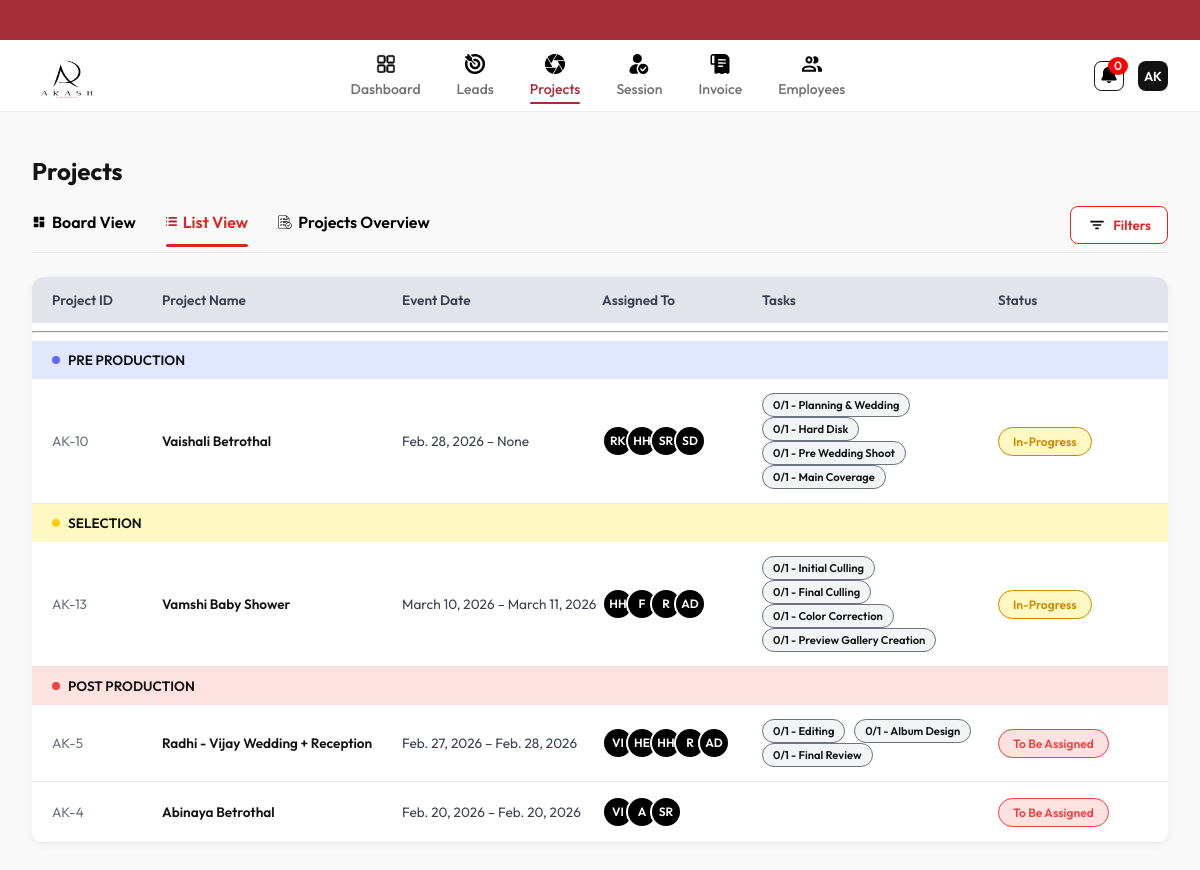
The app's page /projects/list/, older data.
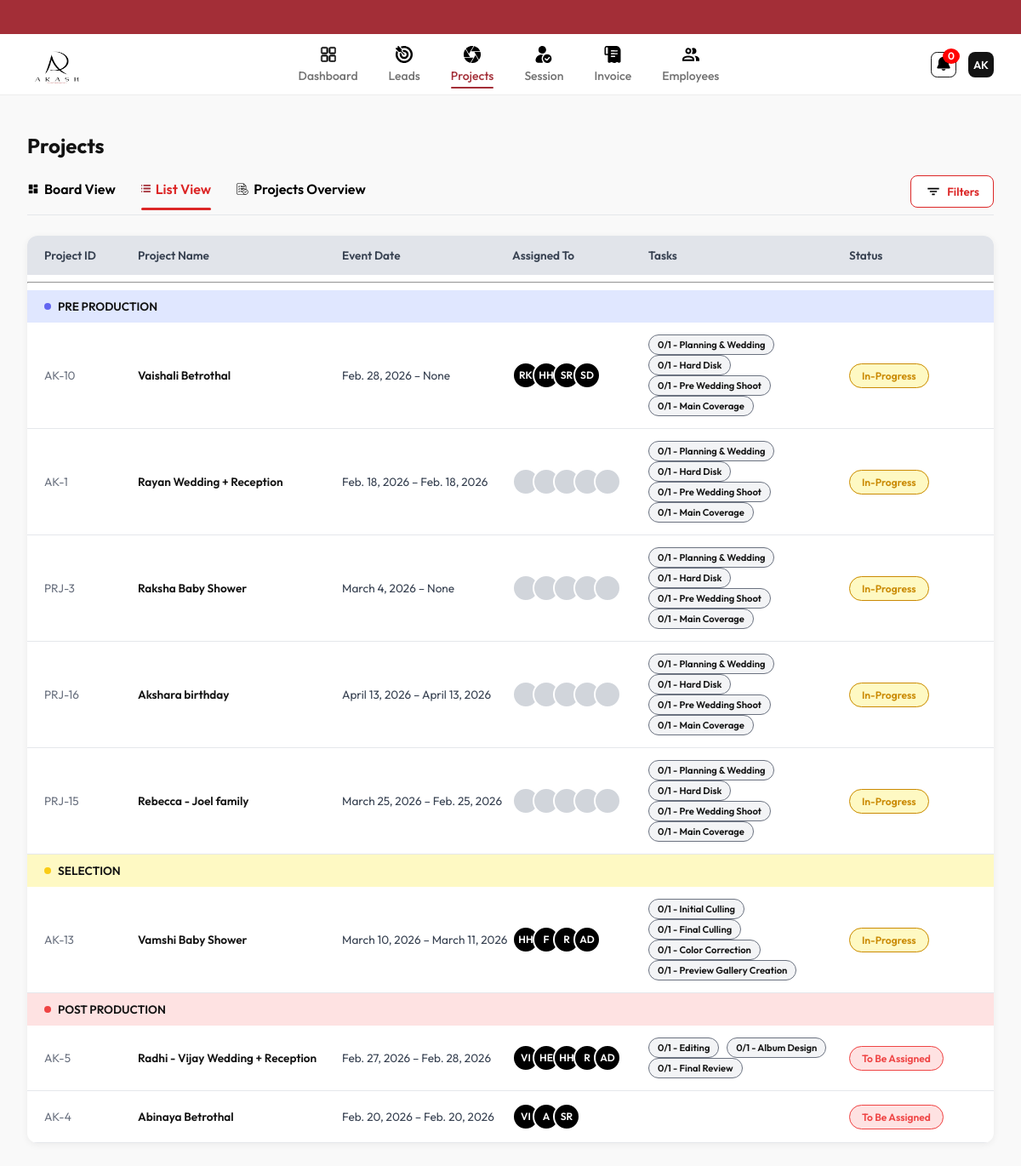
The same page, newer data.
### projects/models.py (models this page shows, shortened)
class Project(models.Model):
    STATUS_CHOICES = (
        ('to_assign', 'To Be Assigned'),
        ('pre_production', 'Pre Production'),
        ('selection', 'Selection'),
        ('post_production', 'Post Production'),
        ('completed', 'Completed'),
    )
    lead = models.OneToOneField(
        'leads.Lead',
        on_delete=models.CASCADE,
        related_name='project'
    )
    code = models.CharField(max_length=20, unique=True)
    client_name = models.CharField(max_length=120)
    event_type = models.CharField(max_length=50)
    venue = models.CharField(max_length=255, blank=True, null=True)
    time = models.TimeField(blank=True, null=True)
    duration = models.CharField(max_length=50, blank=True, null=True)
    due_date = models.DateField(blank=True, null=True)
    start_date = models.DateField(blank=True, null=True)
    end_date = models.DateField(blank=True, null=True)
    status = models.CharField(
        max_length=30,
        choices=STATUS_CHOICES,
        default='to_assign'
    )
    team = models.ManyToManyField(
        User,
        related_name="projects",
        blank=True
    )
    completed_tasks = models.IntegerField(default=0)
    total_tasks = models.IntegerField(default=0)
    def status_color(self):
        return {
            'to_assign': '#E9D5FF',
            'pre_production': '#E0E7FF',
            'selection': '#FEF9C3',
            'post_production': '#FEE2E2',
            'completed': '#DCFCE7',
        }.get(self.status, '#FFFFFF')
    def header_color(self):
        return {
            'to_assign': '#C084FC',
            'pre_production': '#6366F1',
            'selection': '#FACC15',
            'post_production': '#EF4444',
            'completed': '#22C55E',
        }.get(self.status, '#000000')
    def task_progress(self, keyword):
        qs = self.tasks.filter(title__icontains=keyword)
        return qs.filter(is_completed=True).count(), qs.count()

class ProjectTask(models.Model):
    STAGE_CHOICES = (
        ('pre', 'Pre Production'),
        ('selection', 'Selection'),
        ('post', 'Post Production'),
    )
    project = models.ForeignKey(
        Project,
        on_delete=models.CASCADE,
        related_name="tasks"
    )
    title = models.CharField(max_length=120)
    stage = models.CharField(max_length=20, choices=STAGE_CHOICES)
    is_completed = models.BooleanField(default=False)

### accounts/models.py (models this page shows, shortened)
class User(AbstractUser):
    ROLE_CHOICES = (
        ('admin', 'Admin'),
        ('team', 'Team Member'),
    )
    role = models.CharField(
        max_length=20,
        choices=ROLE_CHOICES,
        default='team'
    )
    photography_role = models.CharField(
        max_length=20,
        choices=PHOTOGRAPHY_ROLES,
        blank=True,
        null=True
    )

### projects/views.py (the view)
# urls.py: path("list/", views.projects_list, name="list"),
def projects_list(request):
    projects = Project.objects.prefetch_related("tasks", "team")
    projects = apply_project_filters(request, projects)
    grouped = OrderedDict([
        ("pre_production", []),
        ("selection", []),
        ("post_production", []),
    ])
    for project in projects:
        tasks = project.tasks.all()
        if project.status == "pre_production":
            project.stage_tasks = [
                ("Planning & Wedding", *project.task_progress("Planning")),
                ("Hard Disk", *project.task_progress("Hard Disk")),
                ("Pre Wedding Shoot", *project.task_progress("Pre Wedding")),
                ("Main Coverage", *project.task_progress("Main Coverage")),
            ]
        elif project.status == "selection":
            project.stage_tasks = [
                (task.title, 1 if task.is_completed else 0, 1)
                for task in tasks.filter(stage="selection")
            ]
        elif project.status == "post_production":
            project.stage_tasks = [
                (task.title, 1 if task.is_completed else 0, 1)
                for task in tasks.filter(stage="post")
            ]
        if project.status in grouped:
            grouped[project.status].append(project)
    return render(request, "projects_list.html", {
    "grouped_projects": grouped,
    "team_members": User.objects.all(),
    "filters": request.GET,
    "active_page": "projects",
})

### core/context_processors.py (called while the page is built)
def notifications(request):
    if request.user.is_authenticated:
        today = timezone.localdate()  # current date
        new_leads = Lead.objects.filter(status=Lead.STATUS_NEW, created_at__date=today)
        followup_leads = Lead.objects.filter(status=Lead.STATUS_FOLLOW, followup_date=today)
        notifications_list = []
        for lead in new_leads:
            notifications_list.append({
                "title": "New Lead Added",
                "details": f"{lead.name} ({lead.project_code})"
            })
        for lead in followup_leads:
            notifications_list.append({
                "title": "Lead Follow-Up",
                "details": f"{lead.name} ({lead.project_code})"
            })
    else:
        notifications_list = []
    return {
        "notifications": notifications_list
    }

### projects/views.py (called while the page is built)
def apply_project_filters(request, queryset):
    search = request.GET.get("search")
    status = request.GET.get("status")
    member = request.GET.get("member")
    start_date = request.GET.get("start_date")
    end_date = request.GET.get("end_date")
    if search:
        queryset = queryset.filter(
            Q(code__icontains=search) |
            Q(client_name__icontains=search) |
            Q(event_type__icontains=search)
        )
    if status:
        queryset = queryset.filter(status=status)
    if member:
        queryset = queryset.filter(team__id=member)
    if start_date:
        queryset = queryset.filter(start_date__gte=start_date)
    if end_date:
        queryset = queryset.filter(end_date__lte=end_date)
    return queryset.distinct()

### templates/projects_list.html (shortened to what this page needs)
{% extends "base.html" %}
{% load static %}
{% load humanize %}
{% block extra_css %}
<link rel="stylesheet" href="{% static 'css/projects_list.css' %}">
{% endblock %}
{% block content %}
<div class="page-container">
  <section class="overview">
    <h1 class="page-title">Projects</h1>
    <div class="views">
      <div class="view-item {% if 'board' in request.path %}active{% endif %}">
        <a href="{% url 'projects:board' %}">
          {% if 'board' in request.path %}
            <img src="{% static 'images/filled board view.svg' %}" class="icon">
          {% else %}
            <img src="{% static 'images/solid board view.svg' %}" class="icon">
          {% endif %}
          Board View
        </a>
      </div>
      <div class="view-item {% if 'list' in request.path %}active{% endif %}">
        <a href="{% url 'projects:list' %}">
          {% if 'list' in request.path %}
            <img src="{% static 'images/filled list view.svg' %}" class="icon">
          {% else %}
            <img src="{% static 'images/solid list view.svg' %}" class="icon">
          {% endif %}
          List View
        </a>
      </div>
      <div class="view-item {% if 'overview' in request.path %}active{% endif %}">
        <a href="{% url 'projects:overview' %}">
          {% if 'overview' in request.path %}
            <img src="{% static 'images/filled project overview.svg' %}" class="icon">
          {% else %}
            <img src="{% static 'images/solid project overview.svg' %}" class="icon">
          {% endif %}
          Projects Overview
        </a>
      </div>
      <div class="filter-wrapper">
        <button id="filterToggle" class="filter-btn">
          <img src="{% static 'images/filter.svg' %}" class="icon">
          Filters
        </button>
      </div>
    </div>
  </section>
  <section class="projects-list-wrapper">
    <div class="list-table">
      <div class="list-head">
        <div>Project ID</div>
        <div>Project Name</div>
        <div>Event Date</div>
        <div>Assigned To</div>
        <div>Tasks</div>
        <div>Status</div>
      </div>
      <hr>
      {% for status, projects in grouped_projects.items %}
        {% if projects %}
        <div class="list-section"
             style="background: {{ projects.0.status_color }}">
          <span class="section-dot"
                style="background: {{ projects.0.header_color }}"></span>
          {{ projects.0.get_status_display|upper }}
        </div>
        {% for project in projects %}
        <div class="list-row clickable-row"
             data-session-url="{% url 'projects:project_sessions' project.id %}">
          <div class="code">{{ project.code }}</div>
          <div class="name">
            {{ project.client_name }} {{ project.event_type }}
          </div>
          <div class="date">
            {{ project.start_date }} – {{ project.end_date }}
          </div>
          <div class="avatars">
            {% for member in project.team.all|slice:":5" %}
              <div class="avatar">
                {{ member.username|slice:":2"|upper }}
              </div>
            {% empty %}
              {% for i in "12345" %}
                <div class="avatar empty"></div>
              {% endfor %}
            {% endfor %}
          </div>
          <div class="task-pills">
            {% for title, completed, total in project.stage_tasks %}
              <span class="task-pill">
                {{ completed }}/{{ total }} - {{ title }}
              </span>
            {% endfor %}
          </div>
          <div>
            {% if project.status == "pre_production" or project.status == "selection" %}
              <span class="status-pill yellow">In-Progress</span>
            {% elif project.status == "post_production" %}
              <span class="status-pill red">To Be Assigned</span>
            {% elif project.status == "completed" %}
              <span class="status-pill green">Completed</span>
            {% endif %}
          </div>
        </div>
        {% endfor %}
        {% endif %}
      {% endfor %}
    </div>
  </section>
</div>
{% endblock %}

### templates/base.html (shortened to what this page needs)
{% load static %}
<!DOCTYPE html>
<html lang="en">
<head>
  <link rel="stylesheet" href="{% static 'css/base.css' %}">
  {% block extra_css %}{% endblock %}
</head>
<body>
<div style="width:100%; height: 5vh; background-color:var(--red);"></div>
<header class="navbar">
  <div class="nav-left">
    <img src="{% static 'images/logo.png' %}" class="logo-img" style="width: 70px; height: 50px;">
  </div>
  <nav class="nav-center">
    <a href="#" class="nav-item {% if active_page == 'dashboard' %}active{% endif %}">
      <img src="{% static 'images/dashboard.svg' %}">
      <span>Dashboard</span>
    </a>
    <a href="{% url 'leads:leads' %}" class="nav-item {% if active_page == 'leads' %}active{% endif %}">
      <img src="{% static 'images/leads.svg' %}">
      <span>Leads</span>
    </a>
    <a href="{% url 'projects:board' %}" class="nav-item {% if active_page == 'projects' %}active{% endif %}">
      <img src="{% static 'images/project.svg' %}">
      <span>Projects</span>
    </a>
    <a href="{% url 'projects:sessions' %}" class="nav-item {% if active_page == 'sessions' %}active{% endif %}">
      <img src="{% static 'images/session.svg' %}" alt="Sessions">
      <span>Session</span>
    </a>
    <a href="{% url 'projects:invoice_list' %}" class="nav-item {% if active_page == 'invoices' %}active{% endif %}">
      <img src="{% static 'images/invoice.svg' %}">
      <span>Invoice</span>
    </a>
    <a href="#" class="nav-item {% if active_page == 'employees' %}active{% endif %}">
      <img src="{% static 'images/employees.svg' %}">
      <span>Employees</span>
    </a>
  </nav>
  <div class="nav-right">
    <button class="icon-btn" id="notification-btn">
      <img src="{% static 'images/notification.svg' %}" style="width: 30px; height: 30px;">
      <span class="notif-count" id="notif-count">{{ notifications|length }}</span>
    </button>
    <div class="profile-circle">AK</div>
  </div>
</header>
{% block content %}{% endblock %}
</body>
</html>

### static/css/base.css (style rules this page uses)
:root { --red: #A32E37; --black: #131313; --border: #EDEDED; --bg: #F9F9F9; --white: #FFFFFF; }
* { box-sizing: border-box; font-family: 'Outfit', sans-serif; }
body { margin: 0; background: var(--bg); color: var(--black); }
.page-container { padding: 24px 32px 32px; }
.navbar { height: 72px; background: var(--white); display: flex; align-items: center; justify-content: space-between; padding: 0 32px; border-bottom: 1px solid var(--border); }
.nav-left { display: flex; align-items: center; }
.nav-center { display: flex; align-items: center; gap: 36px; }
.nav-item { position: relative; display: flex; flex-direction: column; align-items: center; gap: 6px; font-size: 14px; font-weight: 500; text-decoration: none; color: var(--black); transition: color 0.3s ease; cursor: pointer; }
.nav-item span { opacity: 0.6; transition: opacity 0.3s ease, color 0.3s ease; }
.nav-item img { width: 20px; height: 20px; filter: brightness(0); transition: filter 0.3s ease, transform 0.2s ease; }
.nav-item.active span { color: var(--red); opacity: 1; }
.nav-item.active img { filter: none; }
.nav-item.active::after { content: ""; position: absolute; bottom: -6px; width: 100%; height: 2px; background: var(--red); border-radius: 2px; transition: all 0.3s ease; }
.nav-right { display: flex; align-items: center; gap: 14px; }
.icon-btn { width: 30px; height: 30px; border: 1px solid var(--border); border-radius: 8px; background: var(--white); display: flex; align-items: center; justify-content: center; cursor: pointer; }
.icon-btn img { width: 18px; height: 18px; }
.profile-circle { width: 30px; height: 30px; background: var(--black); border-radius: 8px; color: var(--white); display: flex; align-items: center; justify-content: center; font-size: 13px; font-weight: 600; }
#notification-btn { position: relative; display: flex; align-items: center; justify-content: center; }
.notif-count { position: absolute; top: -5px; right: -5px; background-color: red; color: white; font-size: 12px; font-weight: 600; border-radius: 50%; padding: 2px 6px; min-width: 18px; height: 18px; display: flex; align-items: center; justify-content: center; box-sizing: border-box; }

Row changes from the older to the newer data that the page shows:
now on this page (row edited): Project: code "AK-1", client_name "Rayan", event_type "Wedding + Reception", start_date "Feb. 18, 2026", end_date "Feb. 18, 2026", stage_tasks "0" "0" "0" "0", stage_tasks "1" "1" "1" "1", stage_tasks "Planning & Wedding" "Hard Disk" "Pre Wedding Shoot" "Main Coverage", status "In-Progress", shown under "PRE PRODUCTION"
added Project: code "PRJ-3", client_name "Raksha", event_type "Baby Shower", start_date "March 4, 2026", end_date "None", stage_tasks "0" "0" "0" "0", stage_tasks "1" "1" "1" "1", stage_tasks "Planning & Wedding" "Hard Disk" "Pre Wedding Shoot" "Main Coverage", status "In-Progress", shown under "PRE PRODUCTION"
added Project: code "PRJ-16", client_name "Akshara", event_type "birthday", start_date "April 13, 2026", end_date "April 13, 2026", stage_tasks "0" "0" "0" "0", stage_tasks "1" "1" "1" "1", stage_tasks "Planning & Wedding" "Hard Disk" "Pre Wedding Shoot" "Main Coverage", status "In-Progress", shown under "PRE PRODUCTION"
added Project: code "PRJ-15", client_name "Rebecca - Joel", event_type "family", start_date "March 25, 2026", end_date "Feb. 25, 2026", stage_tasks "0" "0" "0" "0", stage_tasks "1" "1" "1" "1", stage_tasks "Planning & Wedding" "Hard Disk" "Pre Wedding Shoot" "Main Coverage", status "In-Progress", shown under "PRE PRODUCTION"
